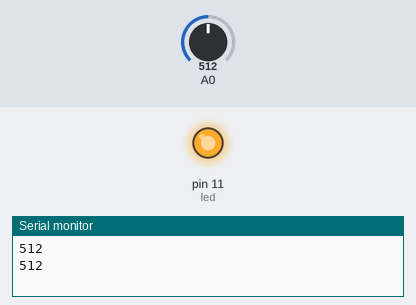
A sketch run on a simulated Arduino Uno, built with avr-gcc and run on an emulated ATmega328P. Shown: output pins drawn as LEDs (lit = HIGH), the last lines printed to the serial monitor. The inputs (shaded band) are chosen by the test bench; at power-on: A0 = 512.

Above: at 2.4 s.
2.5 s: A0 set to 742
6.0 s: A0 set to 764
At 7.0 s:
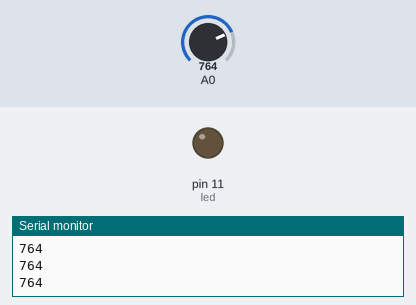
8.2 s: A0 set to 740
At 8.58 s:
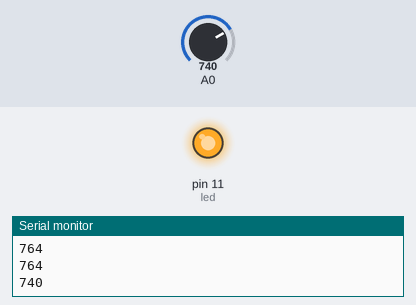
Timing chart, 0 to 17.7 s (numbered marks = the images above; inputs shaded):
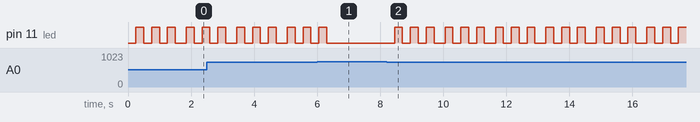

Measured:
- the behaviour switches between 749 and 750 on A0 (found by bisection; images 0 and 1)
- after the input at 6.0 s, pin 11 (led): goes on until 6.3 s, then stays LOW
- after the input at 8.2 s, pin 11 (led): LOW → HIGH after 0.26 s, then repeats every 1.6 s: 2 × (LOW 0.25 s, HIGH 0.25 s), LOW 0.35 s, HIGH 0.25 s

The sketch:

Light_Sensitive_Blink_Pattern.ino
```cpp
int led = 11;
int photoresistor = 0;
int threshold = 750;

int delayLong = 700;
int delayShort = 250;

void setup() {
  // put your setup code here, to run once:
  pinMode(led, OUTPUT);
  Serial.begin(9600);

}


void loop() {
  // put your main code here, to run repeatedly:
    photoresistor = analogRead(A0);

  Serial.println(photoresistor);

  if (photoresistor < threshold) {
      dot();
      dot();
      dot();

  } else {
    digitalWrite(led, LOW);
  }

  delay(100);

}

void dot() {
  delay(delayShort);
  on();
  delay(delayShort);
  off();
}

void dash() {
  delay(delayLong);
  on();
  delay(delayLong);
  off();
}

void on() {
  digitalWrite(led, HIGH);
}

void off() {
  digitalWrite(led, LOW);
}
```
